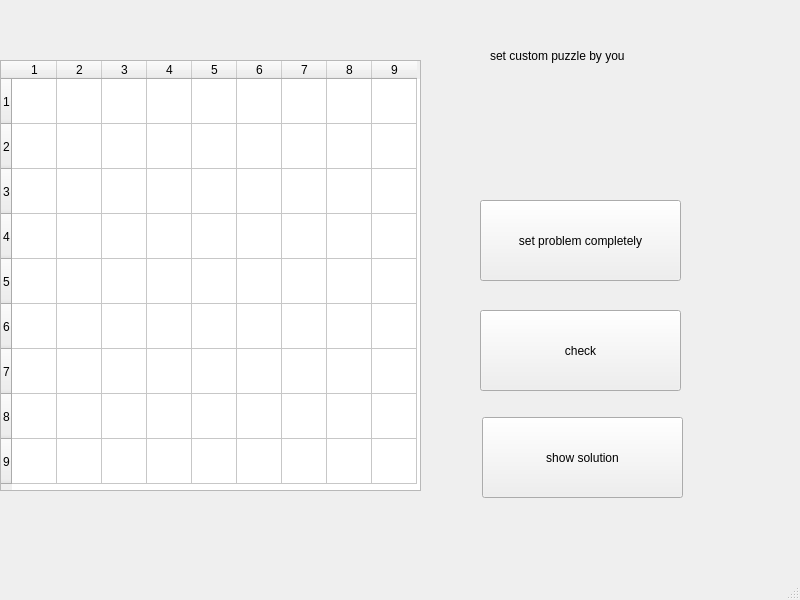
<?xml version="1.0" encoding="UTF-8"?>
<ui version="4.0">
 <class>D4</class>
 <widget class="QMainWindow" name="D4">
  <property name="geometry">
   <rect>
    <x>0</x>
    <y>0</y>
    <width>800</width>
    <height>600</height>
   </rect>
  </property>
  <property name="windowTitle">
   <string>MainWindow</string>
  </property>
  <widget class="QWidget" name="centralwidget">
   <widget class="QLabel" name="label">
    <property name="geometry">
     <rect>
      <x>490</x>
      <y>30</y>
      <width>291</width>
      <height>51</height>
     </rect>
    </property>
    <property name="text">
     <string>set custom puzzle by you</string>
    </property>
   </widget>
   <widget class="QTableWidget" name="tableWidget">
    <property name="geometry">
     <rect>
      <x>0</x>
      <y>60</y>
      <width>421</width>
      <height>431</height>
     </rect>
    </property>
    <property name="rowCount">
     <number>9</number>
    </property>
    <property name="columnCount">
     <number>9</number>
    </property>
    <attribute name="horizontalHeaderDefaultSectionSize">
     <number>45</number>
    </attribute>
    <attribute name="horizontalHeaderMinimumSectionSize">
     <number>45</number>
    </attribute>
    <attribute name="verticalHeaderDefaultSectionSize">
     <number>45</number>
    </attribute>
    <attribute name="verticalHeaderMinimumSectionSize">
     <number>45</number>
    </attribute>
    <row/>
    <row/>
    <row/>
    <row/>
    <row/>
    <row/>
    <row/>
    <row/>
    <row/>
    <column/>
    <column/>
    <column/>
    <column/>
    <column/>
    <column/>
    <column/>
    <column/>
    <column/>
   </widget>
   <widget class="QPushButton" name="pushButton">
    <property name="geometry">
     <rect>
      <x>480</x>
      <y>310</y>
      <width>201</width>
      <height>81</height>
     </rect>
    </property>
    <property name="text">
     <string>check</string>
    </property>
   </widget>
   <widget class="QPushButton" name="pushButton_2">
    <property name="geometry">
     <rect>
      <x>482</x>
      <y>417</y>
      <width>201</width>
      <height>81</height>
     </rect>
    </property>
    <property name="text">
     <string>show solution</string>
    </property>
   </widget>
   <widget class="QPushButton" name="pushButton_3">
    <property name="geometry">
     <rect>
      <x>480</x>
      <y>200</y>
      <width>201</width>
      <height>81</height>
     </rect>
    </property>
    <property name="text">
     <string>set problem completely</string>
    </property>
   </widget>
  </widget>
  <widget class="QMenuBar" name="menubar">
   <property name="geometry">
    <rect>
     <x>0</x>
     <y>0</y>
     <width>800</width>
     <height>22</height>
    </rect>
   </property>
  </widget>
  <widget class="QStatusBar" name="statusbar"/>
 </widget>
 <resources/>
 <connections/>
</ui>
